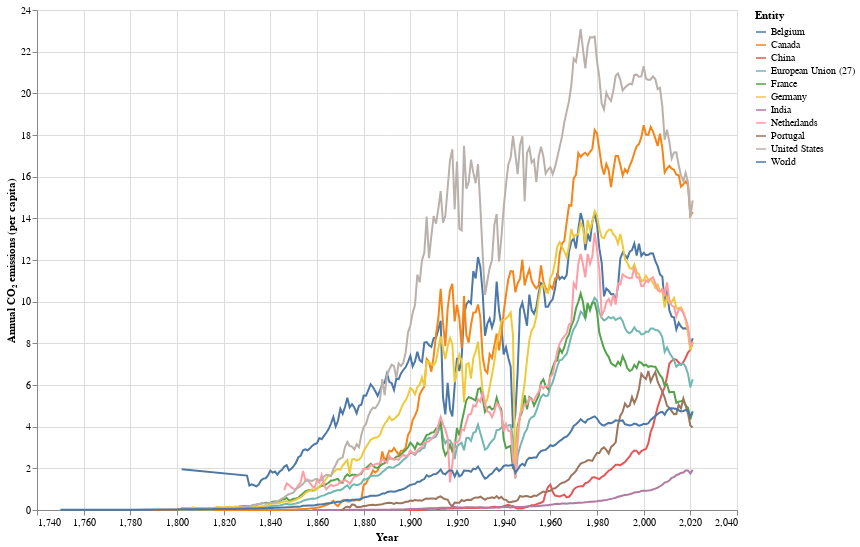

The code cell stored with this chart in its notebook:
### Code cell
import altair as alt
from vega_datasets import data

source = df_I

lines = (
    alt.Chart(source)
    .mark_line()
    .encode(x='Year:Q', y='Annual CO₂ emissions (per capita)', color="Entity")
).properties(
    width=700, height = 500
)



lines

### Figure 1 — Vega-Lite specification as saved in the notebook (floating-point values rounded to 4 significant figures; data arrays with more than 128 entries replaced by an {"elided": "..."} marker saying what was removed)
{"config": {"view": {"continuousWidth": 300, "continuousHeight": 300}}, "data": {"name": "data-b94b50ff61a23f11c50f473fa2798a92"}, "mark": {"type": "line"}, "encoding": {"color": {"field": "Entity", "type": "nominal"}, "x": {"field": "Year", "type": "quantitative"}, "y": {"field": "Annual CO₂ emissions (per capita)", "type": "quantitative"}}, "height": 500, "width": 700, "$schema": "https://vega.github.io/schema/vega-lite/v5.8.0.json", "datasets": {"data-b94b50ff61a23f11c50f473fa2798a92": {"elided": "2125 records"}}}
